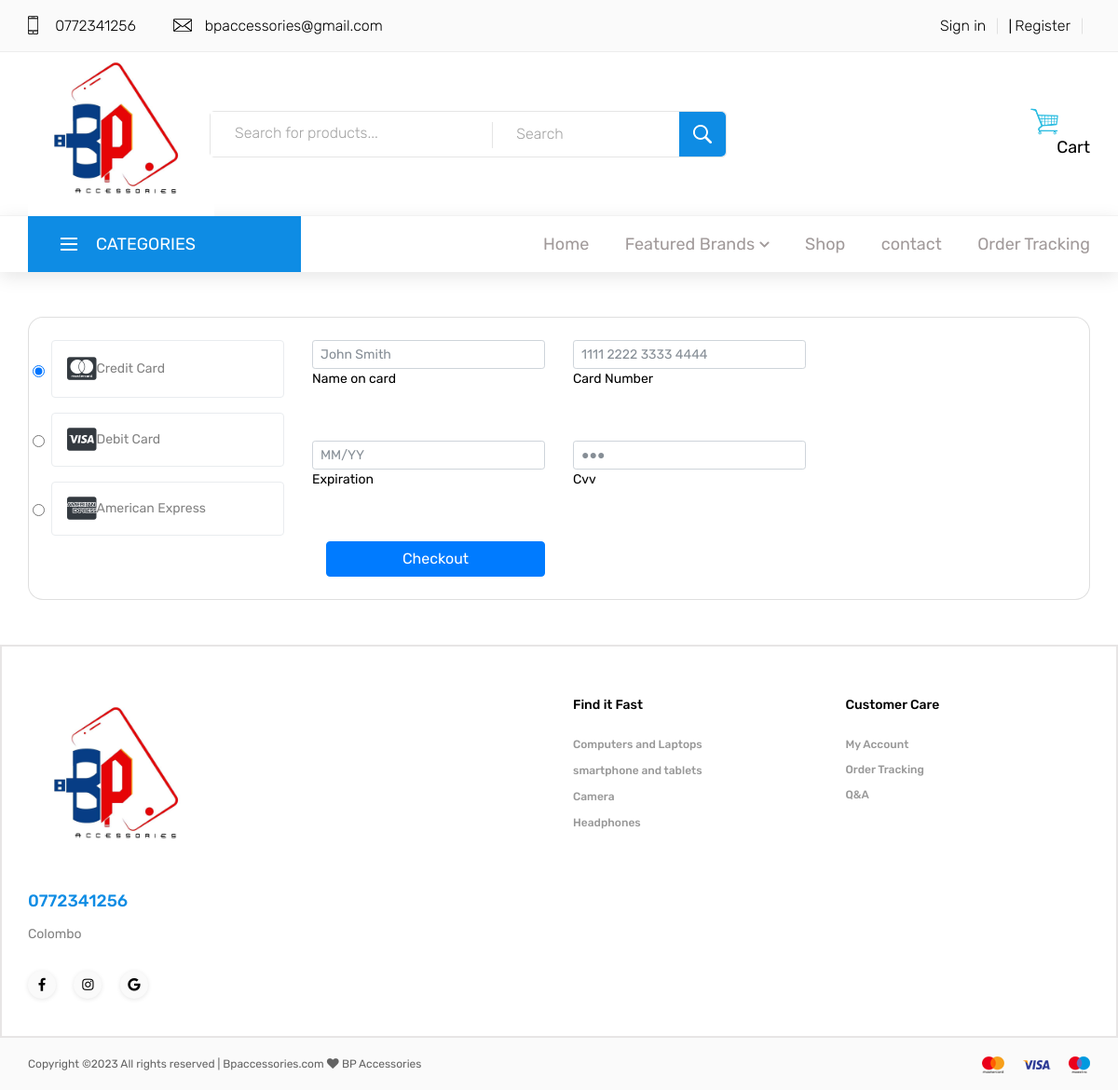
Page /checkout.php?cust_id=1 on the committed database.
### tables this page shows
CREATE TABLE `settings` (
  `banner_title` varchar(255) NOT NULL,
  `banner_pname` varchar(255) NOT NULL,
  `banner_back_img` varchar(255) NOT NULL,
  `banner_img` varchar(1000) NOT NULL,
  `com_email` varchar(255) NOT NULL,
  `com_phone` varchar(10) NOT NULL,
  `com_address` varchar(255) NOT NULL,
  `fb` varchar(255) NOT NULL,
  `insta` varchar(255) NOT NULL,
  `google` varchar(255) NOT NULL,
  `subpage_title` varchar(255) NOT NULL,
  `subpage_back_img` varchar(1000) NOT NULL,
  `ship_fee` int(255) NOT NULL
);

CREATE TABLE `category` (
  `cat_id` int(11) NOT NULL,
  `cat_name` varchar(255) NOT NULL,
  `cat_des` varchar(255) NOT NULL,
  `cat_img` varchar(1000) NOT NULL,
  `is_deleted` int(1) NOT NULL,
  `date_updated` timestamp(6) NOT NULL DEFAULT current_timestamp(6) ON UPDATE current_timestamp(6)
);

### template/header.php (shortened to what the rows shown need)
<?php
	include 'admin/database.php';
?>
<!DOCTYPE html>
<html lang="en">
<head>
    <link rel="stylesheet" type="text/css" href="styles/bootstrap4/bootstrap.min.css">
    <link href="plugins/fontawesome-free-5.0.1/css/fontawesome-all.css" rel="stylesheet" type="text/css">
    <link rel="stylesheet" type="text/css" href="plugins/OwlCarousel2-2.2.1/owl.carousel.css">
    <link rel="stylesheet" type="text/css" href="plugins/OwlCarousel2-2.2.1/owl.theme.default.css">
    <link rel="stylesheet" type="text/css" href="plugins/OwlCarousel2-2.2.1/animate.css">
    <link rel="stylesheet" type="text/css" href="plugins/slick-1.8.0/slick.css">
    <link rel="stylesheet" type="text/css" href="styles/main_styles.css">
    <link rel="stylesheet" type="text/css" href="styles/responsive.css">
</head>
<body>
    <?php
	$getall = getAllSettings();
	$res = mysqli_fetch_assoc($getall);
?>
    <div class="super_container">
        <header class="header">
            <div class="top_bar">
                <div class="container">
                    <div class="row">
                        <div class="col d-flex flex-row">
                            <div class="top_bar_contact_item">
                                <div class="top_bar_icon"><img src="images/phone.png"></div>
                                <a
                                    href="tell:+94<?php echo $res['com_phone'] ?>"><?php echo $res['com_phone'] ?></a>
                            </div>
                            <div class="top_bar_contact_item">
                                <div class="top_bar_icon"><img src="images/mail.png" alt=""></div><a
                                    href="mailto:<?php echo $res['com_email'] ?>"><?php echo $res['com_email'] ?></a>
                            </div>
                        </div>
                    </div>
                </div>
            </div>
        </header>

### template/footer.php (shortened to what the rows shown need)
<footer class="footer">
    <div class="container">
        <div class="row">
            <div class="col-lg-3 footer_col">
                <div class="footer_column footer_contact">
                    <div class="logo_container">
                        <div class="logo"><a href="#"><img width="200px" src="images/logo.jpg" alt=""></a></div>
                    </div>
                    <div class="footer_phone"><?php echo $res['com_phone'] ?></div>
                    <div class="footer_contact_text">
                        <p><?php echo $res['com_address'] ?></p>
                    </div>
                    <div class="footer_social">
                        <ul>
                        </ul>
                    </div>
                </div>
            </div>
            <div class="col-lg-3 offset-lg-3">
                <div class="footer_column">
                    <?php
						$fetch = getCategoryByLimit();
						while($res1 = mysqli_fetch_assoc($fetch)){
                            $cat_id = $res1['cat_id'];
					?>
                    <ul class="footer_list">
                        <li><a href="shop.php?cat_id=<?php echo $cat_id; ?>"><?php echo $res1['cat_name']; ?></a></li>
                    </ul>
					<?php } ?>
                </div>
            </div>
        </div>
    </div>
</footer>
</div>
</body>
</html>

### rows in the picture
settings: com_phone "0772341256", com_email "bpaccessories@gmail.com", com_address "Colombo"
category: cat_name "Computers and Laptops"
category: cat_name "smartphone and tablets"
category: cat_name "Camera"
category: cat_name "Headphones"
